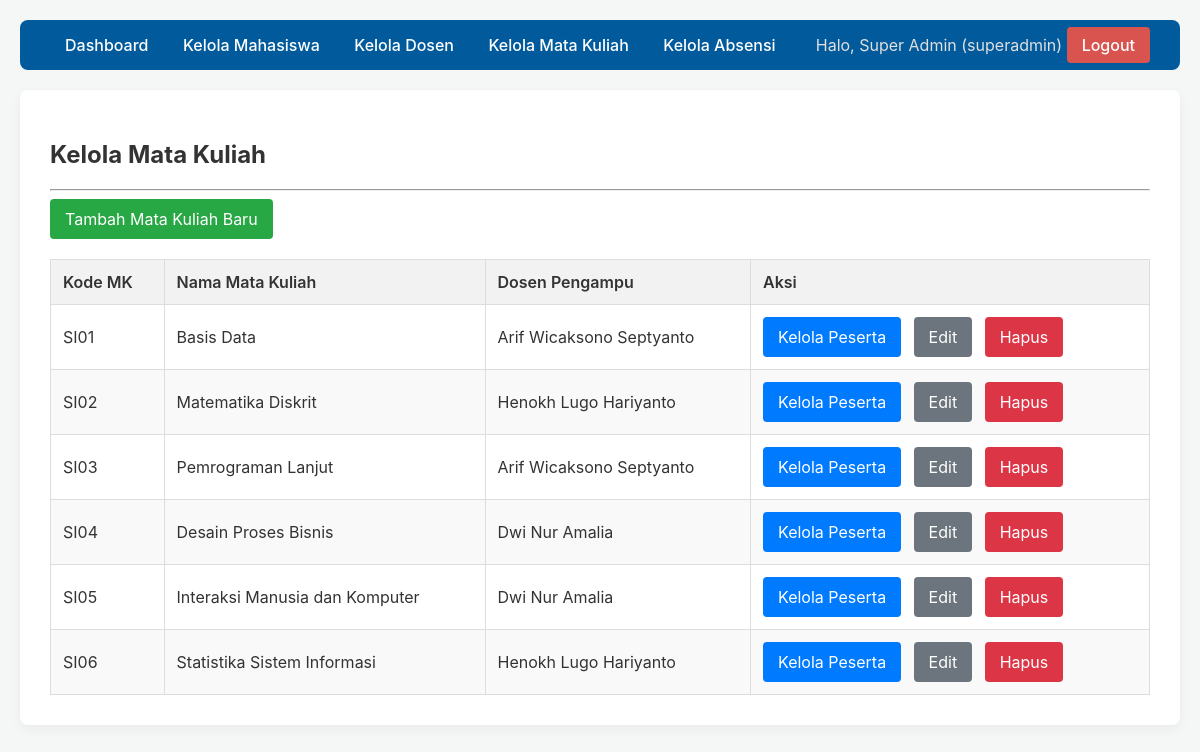
/superadmin/kelola_mk.php (signed in), run on the app's committed database.
### tables this page shows
CREATE TABLE mata_kuliah (
  id_mk int AUTO_INCREMENT PRIMARY KEY,
  kode_mk varchar(20) NOT NULL UNIQUE,
  nama_mk varchar(100) NOT NULL,
  id_dosen_pengampu int DEFAULT NULL,
  FOREIGN KEY (id_dosen_pengampu) REFERENCES dosen(id_dosen) ON DELETE SET NULL
);

CREATE TABLE dosen (
  id_dosen int AUTO_INCREMENT PRIMARY KEY NOT NULL,
  nip varchar(20) NOT NULL,
  nama_dosen varchar(100) NOT NULL
);

### superadmin/kelola_mk.php (the view, shortened to what this page needs)
<?php
require __DIR__ . '/../templates/header.php';
$stmt = $pdo->query("
    SELECT mk.id_mk, mk.kode_mk, mk.nama_mk, d.nama_dosen
    FROM mata_kuliah mk
    LEFT JOIN dosen d ON mk.id_dosen_pengampu = d.id_dosen
    ORDER BY mk.kode_mk ASC
");
$mk_list = $stmt->fetchAll();
?>
<h2>Kelola Mata Kuliah</h2>
<hr>
<a href="tambah_mk.php" class="btn btn-success">Tambah Mata Kuliah Baru</a>
<table>
    <thead>
        <tr>
            <th>Kode MK</th>
            <th>Nama Mata Kuliah</th>
            <th>Dosen Pengampu</th>
            <th>Aksi</th>
        </tr>
    </thead>
    <tbody>
        <?php foreach ($mk_list as $mk): ?>
            <tr>
                <td><?= htmlspecialchars($mk['kode_mk']) ?></td>
                <td><?= htmlspecialchars($mk['nama_mk']) ?></td>
                <td><?= htmlspecialchars($mk['nama_dosen'] ?? 'N/A') ?></td>
                <td class="actions">
                    <a href="kelola_krs.php?id_mk=<?= $mk['id_mk'] ?>" class="btn btn-warning">Kelola Peserta</a>
                    <a href="edit_mk.php?id=<?= $mk['id_mk'] ?>" class="btn btn-secondary">Edit</a>
                    <a href="hapus_mk.php?id=<?= $mk['id_mk'] ?>" class="btn btn-danger" onclick="return confirm('Yakin?')">Hapus</a>
                </td>
            </tr>
        <?php endforeach; ?>
    </tbody>
</table>
<?php require __DIR__ . '/../templates/footer.php'; ?>

### assets/style.css (style rules this page uses)
body { font-family: -apple-system, BlinkMacSystemFont, "Segoe UI", Roboto, Helvetica, Arial, sans-serif; background-color: #f4f7f6; margin: 0; padding: 20px; color: #333; }
.btn { background-color: #007bff; color: white; padding: 10px 15px; border: none; border-radius: 4px; cursor: pointer; font-size: 16px; text-decoration: none; display: inline-block; }
.btn-success { background-color: #28a745; }
.btn-danger { background-color: #dc3545; }
.btn-secondary { background-color: #6c757d; }
table { width: 100%; border-collapse: collapse; margin-top: 20px; }
table th, table td { border: 1px solid #ddd; padding: 12px; text-align: left; }
table th { background-color: #f2f2f2; font-weight: 600; }
table tr:nth-child(even) { background-color: #f9f9f9; }
table .actions a { margin-right: 8px; text-decoration: none; }

### data on the page
mata_kuliah: kode_mk "SI01", nama_mk "Basis Data", id_dosen_pengampu.nama_dosen "Arif Wicaksono Septyanto"
mata_kuliah: kode_mk "SI02", nama_mk "Matematika Diskrit", id_dosen_pengampu.nama_dosen "Henokh Lugo Hariyanto"
mata_kuliah: kode_mk "SI03", nama_mk "Pemrograman Lanjut", id_dosen_pengampu.nama_dosen "Arif Wicaksono Septyanto"
mata_kuliah: kode_mk "SI04", nama_mk "Desain Proses Bisnis", id_dosen_pengampu.nama_dosen "Dwi Nur Amalia"
mata_kuliah: kode_mk "SI05", nama_mk "Interaksi Manusia dan Komputer", id_dosen_pengampu.nama_dosen "Dwi Nur Amalia"
mata_kuliah: kode_mk "SI06", nama_mk "Statistika Sistem Informasi", id_dosen_pengampu.nama_dosen "Henokh Lugo Hariyanto"

### other printed values
$current_user['display_name'] "Super Admin"
$current_role "superadmin"
